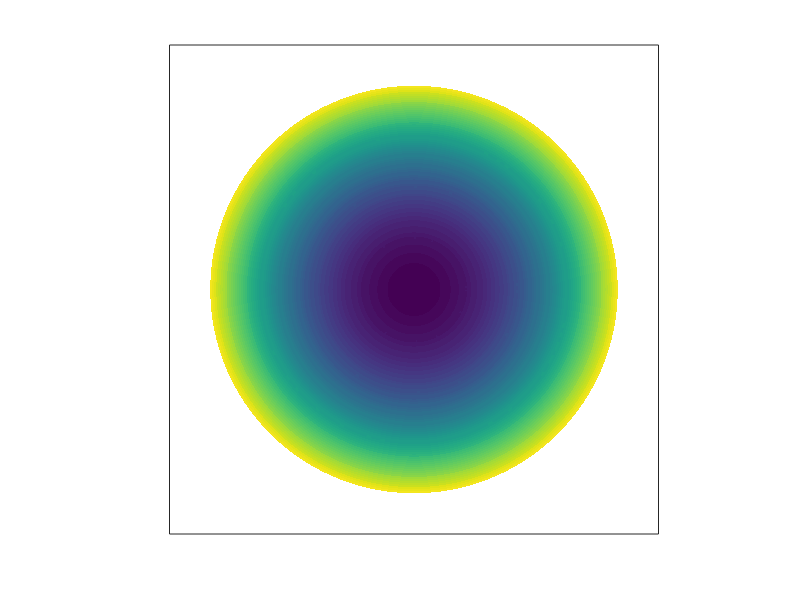

Here is the MATLAB script that generated this plot:
clc;
clear;close all
% 是不是这样的？

r = (0:.01:1)';

theta = pi*(-1:.01:1);

X = r*cos(theta);

Y = r*sin(theta);

C = X.^2+Y.^2;

p = pcolor(X,Y,C);

set(p,'LineStyle','none');

axis([-1.2 1.2 -1.2 1.2]);

set(gca,'XTick',[],'YTick',[])

axis square